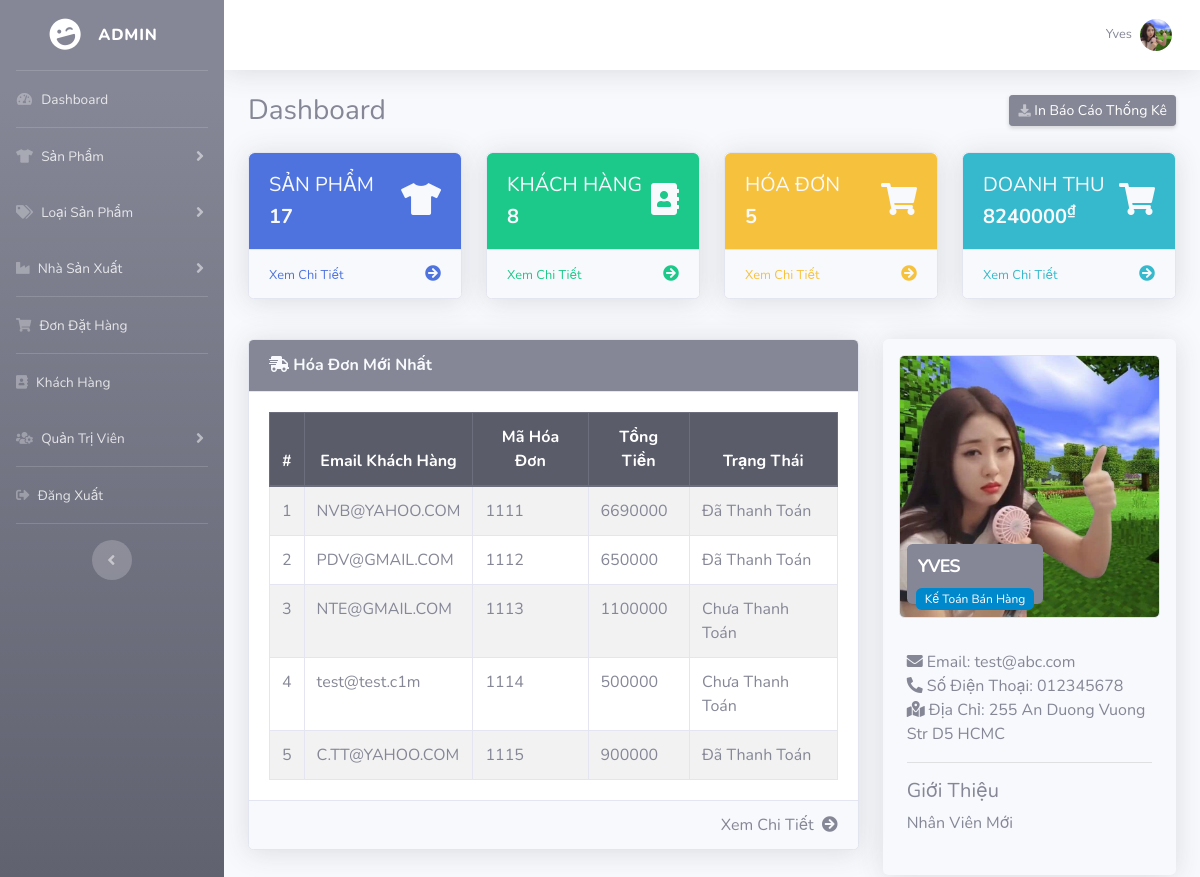
Screenshot of /admin/index.php?dashboard (signed in) with the database file from the repository.
### tables this page shows
CREATE TABLE `HOADON` (
  `MA_HD` int(10) NOT NULL,
  `MA_KH` int(11) NOT NULL,
  `TONGTIEN` int(11) NOT NULL,
  `TRANGTHAI` text
);

CREATE TABLE `KH` (
  `MA_KH` int(11) NOT NULL,
  `TEN_KH` varchar(50) NOT NULL,
  `EMAIL` varchar(50) NOT NULL,
  `MATKHAU` varchar(255) NOT NULL,
  `DIACHI` varchar(100) DEFAULT NULL,
  `DIENTHOAI` varchar(10) DEFAULT NULL,
  `AVATAR` varchar(500) DEFAULT NULL,
  `TRANGTHAI` varchar(10) DEFAULT NULL
);

### admin/includes/database.php (called while the page is built, shortened)
<?php
    class MyConnect {
        private $conn;
        public function __construct() {
            $this->host = "localhost:8889";
            $this->user = "root";
            $this->passwd = "root";
            $this->database = "cuahang";
            $this->conn = new mysqli($this->host,$this->user,$this->passwd,$this->database);
        }
        public function isConnected() {
            return true;
        }
        public function query($query) {
            if($this->isConnected()) {
                $tableData = mysqli_query($this->conn,$query);
                return $tableData;
            }
        }
    }
?>

### admin/dashboard.php (the view)
<?php
if(!isset($_SESSION['admin_email'])){
    echo "<script>window.open('login.php','_self')</script>";
}
else {
    $get_products = "select * from SP";
    $run_query = $MyConn->query($get_products);
    $count_products = mysqli_num_rows($run_query);
    $get_bill = "select * from HOADON";
    $run_query = $MyConn->query($get_bill);
    $count_bills = mysqli_num_rows($run_query);
    $get_Income = 0;
    while($row = mysqli_fetch_array($run_query)) {
        if($row['TRANGTHAI'] == "Đã Thanh Toán") {
            $get_Income += $row['TONGTIEN'];
        }
    }
    $get_Customer = "select * from KH";
    $run_query = $MyConn->query($get_Customer);
    $count_customers = mysqli_num_rows($run_query);
?>
                    <div class="d-sm-flex align-items-center justify-content-between mb-4">
                        <h1 class="h3 mb-0 text-secondary">Dashboard</h1>
                        <a href="#" class="d-none d-sm-inline-block btn btn-sm btn-secondary shadow-sm"><i
                                class="fas fa-download fa-sm text-white-50"></i> In Báo Cáo Thống Kê</a>
                    </div>
                    <div class="row">
                        <div class="col-xl-3 col-md-6 mb-4">
                            <div class="card shadow h-100">
                                <div class="card-body bg-primary rounded-top">
                                    <div class="row no-gutters align-items-center">
                                        <div class="col mr-2">
                                            <div class="text-xs font-weight-bold text-light text-uppercase mb-1">
                                                <h5>SẢN PHẨM</h5></div>
                                            <div class="h5 mb-0 font-weight-bold text-light"> <?php echo $count_products; ?>  </div>
                                        </div>
                                        <div class="col-auto">
                                            <i class="fas fa-tshirt fa-2x text-light"></i>
                                        </div>
                                    </div>
                                </div>
                                <div class="card-footer rounded-bottom">
                                    <span><a href="index.php?view_product" class="card-link small">Xem Chi Tiết</a></span>
                                    <span class="float-right "><i class="fa fa-arrow-circle-right text-primary"></i></span>
                                </div>
                            </div>
                        </div>
                        <div class="col-xl-3 col-md-6 mb-4">
                            <div class="card shadow h-100">
                                <div class="card-body bg-success rounded-top">
                                    <div class="row no-gutters align-items-center">
                                        <div class="col mr-2">
                                            <div class="text-xs font-weight-bold text-light text-uppercase mb-1">
                                                <h5>KHÁCH HÀNG</h5></div>
                                            <div class="h5 mb-0 font-weight-bold text-light"> <?php echo $count_customers; ?> </div>
                                        </div>
                                        <div class="col-auto">
                                            <i class="fas fa-address-book fa-2x text-light"></i>
                                        </div>
                                    </div>
                                </div>
                                <div class="card-footer rounded-bottom">
                                    <span><a href="index.php?view_customer" class="card-link small text-success">Xem Chi Tiết</a></span>
                                    <span class="float-right "><i class="fa fa-arrow-circle-right text-success"></i></span>
                                </div>
                            </div>
                        </div>
                        <div class="col-xl-3 col-md-6 mb-4">
                            <div class="card shadow h-100">
                                <div class="card-body bg-warning rounded-top">
                                    <div class="row no-gutters align-items-center">
                                        <div class="col mr-2">
                                            <div class="text-xs font-weight-bold text-light text-uppercase mb-1">
                                                <h5>HÓA ĐƠN</h5></div>
                                            <div class="h5 mb-0 font-weight-bold text-light"> <?php echo $count_bills; ?> </div>
                                        </div>
                                        <div class="col-auto">
                                            <i class="fas fa-shopping-cart fa-2x text-light"></i>
                                        </div>
                                    </div>
                                </div>
                                <div class="card-footer rounded-bottom">
                                    <span><a href="index.php?view_bill" class="card-link small text-warning">Xem Chi Tiết</a></span>
                                    <span class="float-right "><i class="fa fa-arrow-circle-right text-warning"></i></span>
                                </div>
                            </div>
                        </div>
                        <div class="col-xl-3 col-md-6 mb-4">
                            <div class="card shadow h-100">
                                <div class="card-body bg-info rounded-top">
                                    <div class="row no-gutters align-items-center">
                                        <div class="col mr-2">
                                            <div class="text-xs font-weight-bold text-light text-uppercase mb-1">
                                                <h5>DOANH THU</h5></div>
                                            <div class="h5 mb-0 font-weight-bold text-light"> <?php echo $get_Income."<sup>₫</sup>" ?> </div>
                                        </div>
                                        <div class="col-auto">
                                            <i class="fas fa-shopping-cart fa-2x text-light"></i>
                                        </div>
                                    </div>
                                </div>
                                <div class="card-footer rounded-bottom">
                                    <span><a href="index.php?view_bill" class="card-link small text-info">Xem Chi Tiết</a></span>
                                    <span class="float-right "><i class="fa fa-arrow-circle-right text-info"></i></span>
                                </div>
                            </div>
                        </div>
                </div>
                <div class="row mt-3">
                    <div class="col-lg-8">
                        <div class="card shadow mb-4">
                            <div class="card-header py-3 bg-secondary">
                                <h6 class="m-0 font-weight-bold text-light">
                                    <i class="fas fa-shipping-fast"></i>   Hóa Đơn Mới Nhất
                                </h6>
                            </div>
                            <div class="card-body ">
                                <div class="table-responsive">
                                    <table class="table table-hover table-bordered table-striped mb-0 table">
                                        <thead class="thead-dark text-center">
                                            <tr>
                                                <th class="text-center">#</th>
                                                <th>Email Khách Hàng</th>
                                                <th>Mã Hóa Đơn</th>
                                                <th>Tổng Tiền</th>
                                                <th>Trạng Thái</th>
                                            </tr>
                                        </thead>
                                        <tbody>
                                            <?php
                                                $i = 1;
                                                $getTopBillQuery = "SELECT EMAIL, MA_HD, HOADON.TRANGTHAI, TONGTIEN FROM HOADON, KH WHERE (KH.MA_KH = HOADON.MA_KH) LIMIT 5";
                                                $result = $MyConn->query($getTopBillQuery);
                                                while($row = mysqli_fetch_array($result)) {
                                                    $email = $row['EMAIL'];
                                                    $billID = $row['MA_HD'];
                                                    $status = $row['TRANGTHAI'];
                                                    $totalbill = $row['TONGTIEN'];
                                            ?>
                                            <tr>
                                                <td class="text-center"> <?php echo $i++; ?> </td>
                                                <td> <?php echo $email; ?> </td>
                                                <td> <?php echo $billID; ?> </td>
                                                <td> <?php echo $totalbill; ?></td>
                                                <td> <?php echo $status; ?> </td>
                                            </tr>
                                            <?php } ?>
                                        </tbody>
                                    </table>
                                </div>
                            </div>
                            <div class="card-footer">
                                <span class="float-right"><i class="fa fa-arrow-circle-right text-secondary"></i></span>
                                <span class="float-right"><a href="index.php?view_bill" class="card-link text-secondary mr-2"> Xem Chi Tiết</a></span>
                            </div>
                        </div>
                    </div>
                    <div class="col-md-4">
                        <div class="panel shadow mb-4 rounded">
                            <div class="panel-body">
                                <div class="thumb-info mb-md p-3 mb-3">
                                    <img src="<?php echo "admin_images/".$admin_image ?>" class="img-responsive img-thumbnail p-0">
                                    <div class="thumb-info-title ml-4 mb-0 rounded">
                                        <span class="thumb-info-inner"> <?php echo $admin_name; ?> </span>
                                        <span class="thumb-info-type rounded"> <?php echo $admin_pos; ?> </span>
                                    </div>
                                </div>
                                <div class=" mb-md pl-4 ">
                                    <div class="widget-content-expanded mr-4">
                                        <i class="fas fa-envelope"></i><span> Email: </span> <?php echo $admin_email; ?> <br>
                                        <i class="fas fa-phone-alt"></i><span> Số Điện Thoại: </span> <?php echo $admin_contact; ?>  <br>
                                        <i class="fas fa-map-marked-alt"></i><span> Địa Chỉ: </span> <?php echo $admin_address; ?>  <br>
                                    </div>
                                    <hr class="dotted short mr-4">
                                    <h5 class="text-muted ">Giới Thiệu</h5>
                                    <p class="mb-3">
                                        <?php echo $admin_about; ?>
                                    </p>
                                    <br>
                                </div>
                            </div>
                        </div>
                    </div>
<?php } ?>

### admin/index.php (shortened to what this page needs)
<?php
include("includes/database.php");
if(!isset($_SESSION['admin_email'])){
echo "<script>window.open('login.php','_self')</script>";
}
else {
?>
<?php
$MyConn = new MyConnect();
$admin_session = $_SESSION['admin_email'];
$getAdminQry = "select * from admin where Email='$admin_session'";
$getAdmin = $MyConn->query($getAdminQry);
$row_admin = mysqli_fetch_array($getAdmin);
$admin_name = $row_admin['Name'];
$admin_email = $row_admin['Email'];
$admin_image = $row_admin['Image'];
$admin_address = $row_admin['Address'];
$admin_pos = $row_admin['Position'];
$admin_contact = $row_admin['Contact'];
$admin_about = $row_admin['About'];
?>
<!DOCTYPE html>
<html lang="en">
<head>
    <link href="vendor/fontawesome-free/css/all.min.css" rel="stylesheet" type="text/css">
    <link href="css/sb-admin-2.min.css" rel="stylesheet">
    <link href="css/thumb.css" rel="stylesheet">
    <link href="css/style.css" rel="stylesheet">
    <link href="vendor/datatables/dataTables.bootstrap4.min.css" rel="stylesheet">
</head>
<body id="page-top">
    <div id="wrapper">
    <?php include("includes/sidebars.php");  ?>
        <div id="content-wrapper" class="d-flex flex-column">
            <div id="content">
                <nav class="navbar navbar-expand navbar-light bg-white topbar mb-4 static-top shadow">
                    <ul class="navbar-nav ml-auto">
                        <li class="nav-item dropdown no-arrow">
                            <a class="nav-link dropdown-toggle" href="#" id="userDropdown" role="button"
                                data-toggle="dropdown" aria-haspopup="true" aria-expanded="false">
                                <span class="mr-2 d-none d-lg-inline text-gray-600 small"> <?php echo $admin_name ?></span>
                                <img class="img-profile rounded-circle"
                                    src="<?php echo "admin_images/".$admin_image ?>">
                            </a>
                        </li>
                    </ul>
                </nav>
                <div class="container-fluid">
                    <?php
                    if(isset($_GET['dashboard'])) {
                        include("dashboard.php");
                    }
                    ?>
                </div>
            </div>
        </div>
    </div>
</body>
</html>
<?php } ?>

### admin/css/thumb.css (style rules this page uses)
.thumb-info .thumb-info-title { background:#858796; bottom:10%; color:#fff; font-size:18px; font-weight: 700; left: 0; letter-spacing: -1px; padding: 9px 11px 9px; position: absolute; text-transform: uppercase; z-index: 1; }
.thumb-info .thumb-info-inner { display:block; }
.thumb-info .thumb-info-type { background-color: #0088cc; border-radius: 2px; display: inline-block; float:left; font-size:12px; font-weight:400; letter-spacing:0; margin: 8px -2px -15px -2px; padding: 2px 9px; text-transform:none; }
.thumb-info { position: relative; }

### rows the page displays
hoadon: kh.EMAIL "NVB@YAHOO.COM", MA_HD "1111", TONGTIEN "6690000", TRANGTHAI "Đã Thanh Toán"
hoadon: kh.EMAIL "PDV@GMAIL.COM", MA_HD "1112", TONGTIEN "650000", TRANGTHAI "Đã Thanh Toán"
hoadon: kh.EMAIL "NTE@GMAIL.COM", MA_HD "1113", TONGTIEN "1100000", TRANGTHAI "Chưa Thanh Toán"
hoadon: kh.EMAIL "test@test.c1m", MA_HD "1114", TONGTIEN "500000", TRANGTHAI "Chưa Thanh Toán"
hoadon: kh.EMAIL "C.TT@YAHOO.COM", MA_HD "1115", TONGTIEN "900000", TRANGTHAI "Đã Thanh Toán"

### other values shown
$admin_name "Yves"
$count_products "17"
$count_customers "8"
$count_bills "5"
$get_Income "8240000"
$admin_name "YVES"
$admin_pos "Kế Toán Bán Hàng"
$admin_email "test@abc.com"
$admin_contact "012345678"
$admin_address "255 An Duong Vuong Str D5 HCMC"
$admin_about "Nhân Viên Mới"
